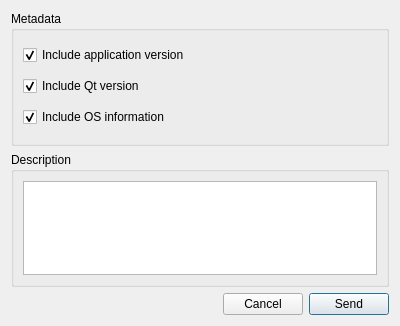
<?xml version="1.0" encoding="UTF-8"?>
<ui version="4.0">
 <class>ReportIssueDialog</class>
 <widget class="QDialog" name="ReportIssueDialog">
  <property name="geometry">
   <rect>
    <x>0</x>
    <y>0</y>
    <width>400</width>
    <height>326</height>
   </rect>
  </property>
  <property name="windowTitle">
   <string>Report Issue</string>
  </property>
  <property name="windowIcon">
   <iconset>
    <normaloff>:/icons/48px/bug</normaloff>:/icons/48px/bug</iconset>
  </property>
  <layout class="QVBoxLayout" name="verticalLayout" stretch="1,1,0">
   <item>
    <widget class="QGroupBox" name="groupBox">
     <property name="title">
      <string>Metadata</string>
     </property>
     <layout class="QVBoxLayout" name="verticalLayout_2">
      <item>
       <widget class="QCheckBox" name="checkIncludeVersion">
        <property name="text">
         <string>Include application version</string>
        </property>
        <property name="checked">
         <bool>true</bool>
        </property>
       </widget>
      </item>
      <item>
       <widget class="QCheckBox" name="checkIncludeQtVersion">
        <property name="text">
         <string>Include Qt version</string>
        </property>
        <property name="checked">
         <bool>true</bool>
        </property>
       </widget>
      </item>
      <item>
       <widget class="QCheckBox" name="checkIncludeOS">
        <property name="text">
         <string>Include OS information</string>
        </property>
        <property name="checked">
         <bool>true</bool>
        </property>
       </widget>
      </item>
     </layout>
    </widget>
   </item>
   <item>
    <widget class="QGroupBox" name="groupBox_2">
     <property name="title">
      <string>Description</string>
     </property>
     <layout class="QVBoxLayout" name="verticalLayout_3">
      <item>
       <widget class="QPlainTextEdit" name="editDescription"/>
      </item>
     </layout>
    </widget>
   </item>
   <item>
    <layout class="QHBoxLayout" name="horizontalLayout">
     <item>
      <spacer name="horizontalSpacer">
       <property name="orientation">
        <enum>Qt::Horizontal</enum>
       </property>
       <property name="sizeHint" stdset="0">
        <size>
         <width>40</width>
         <height>20</height>
        </size>
       </property>
      </spacer>
     </item>
     <item>
      <widget class="QPushButton" name="buttonCancel">
       <property name="text">
        <string>Cancel</string>
       </property>
       <property name="flat">
        <bool>false</bool>
       </property>
      </widget>
     </item>
     <item>
      <widget class="QPushButton" name="buttonSend">
       <property name="text">
        <string>Send</string>
       </property>
       <property name="default">
        <bool>true</bool>
       </property>
      </widget>
     </item>
    </layout>
   </item>
  </layout>
 </widget>
 <resources>
  <include location="../ressources/icons.qrc"/>
 </resources>
 <connections/>
</ui>
